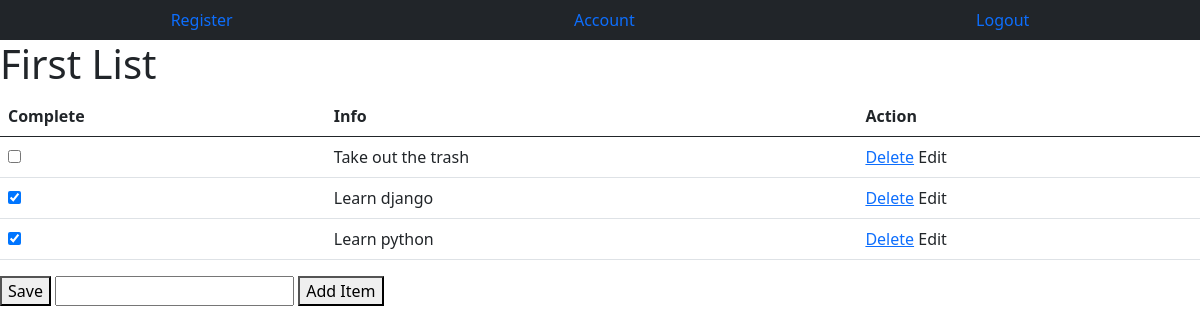
/2, run on the app's committed database.
### todolist/models.py (models this page shows, shortened)
class ToDoList(models.Model):
    name = models.CharField(max_length=200)

class Item(models.Model):
    todolist = models.ForeignKey(ToDoList, on_delete=models.CASCADE)
    text = models.CharField(max_length=200)
    complete = models.BooleanField()
    def __str__(self):
        return self.text

### todolist/views.py (the view, shortened to what this page needs)
# urls.py: path("<int:id>", views.index, name="index"),
def index(response, id):
    list = ToDoList.objects.get(id=id)
    print(list.item_set.all())
    item = list.item_set.all()
    return render(response, "todolist/list.html", {"list": list})

### todolist/templates/todolist/list.html (shortened to what this page needs)
{% extends 'todolist/base.html' %}
{% block content %}
    <h1>{{ list.name }}</h1>
    <form method="POST">
        <table class="table">
            <thead>
            <tr>
                <th scope="col">Complete</th>
                <th scope="col">Info</th>
                <th scope="col">Action</th>
            </tr>
            </thead>
            <tbody>
            {% for item in list.item_set.all %}
                <tr>
                    <td>
                        {% if item.complete == True %}
                            <input type="checkbox" name="c{{ item.id }}" id="" value="clicked" checked>
                        {% else %}
                            <input type="checkbox" name="c{{ item.id }}" id="" value="clicked">
                        {% endif %}
                    </td>
                    <td>
                        {{ item.text }}
                    </td>
                    <td>
                        <a href="/itemDelete/{{ item.id }}">Delete</a>
                        <a>Edit</a>
                    </td>
                </tr>
            {% endfor %}
            </tbody>
        </table>
        <button type="submit" name="save" value="save">Save</button>
        <input type="text" name="item">
        <button type="submit" name="newItem" value="add">Add Item</button>
    </form>
{% endblock %}

### data on the page
ToDoList: name "First List"
Item: text "Take out the trash"
Item: text "Learn django"
Item: text "Learn python"
